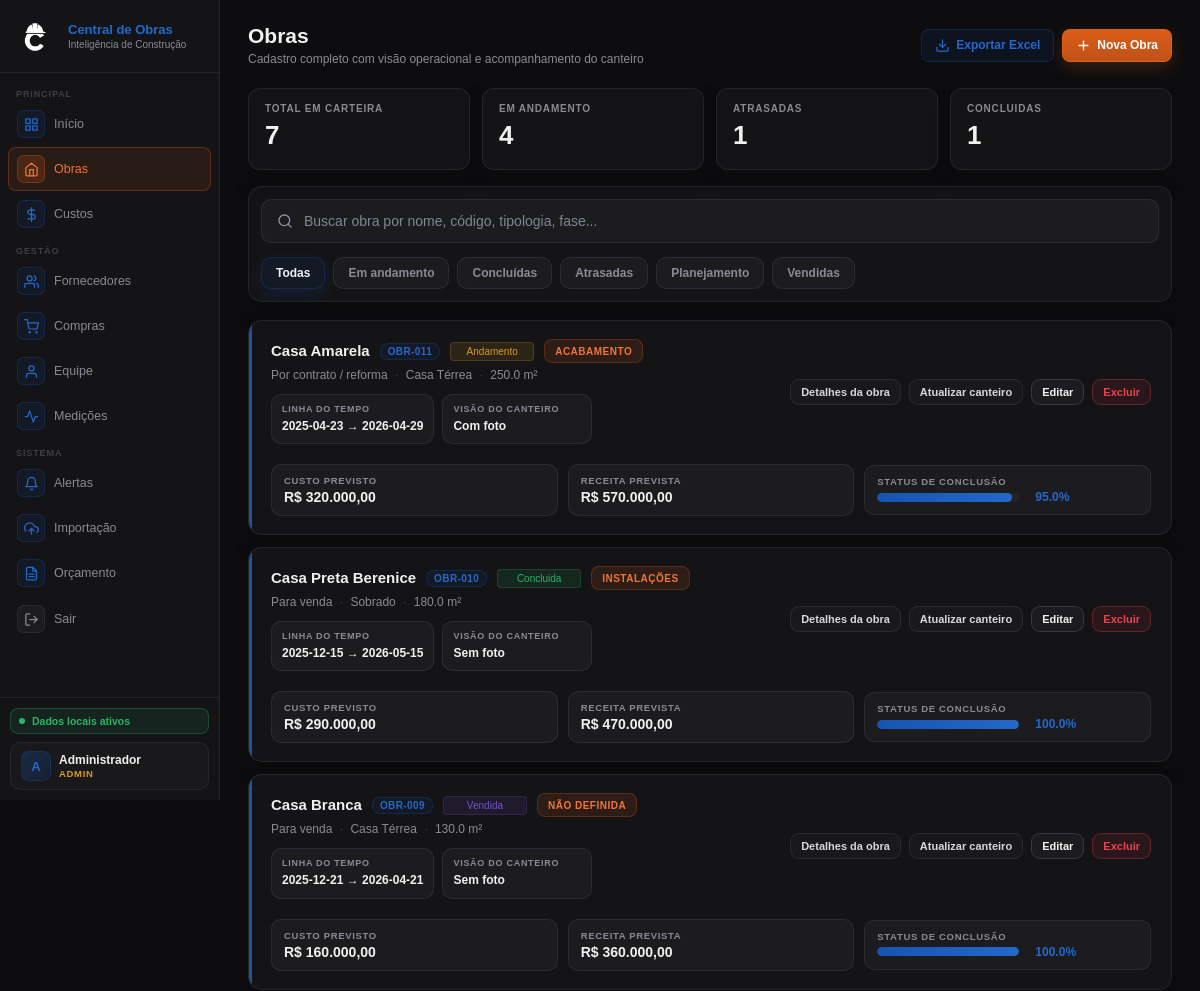
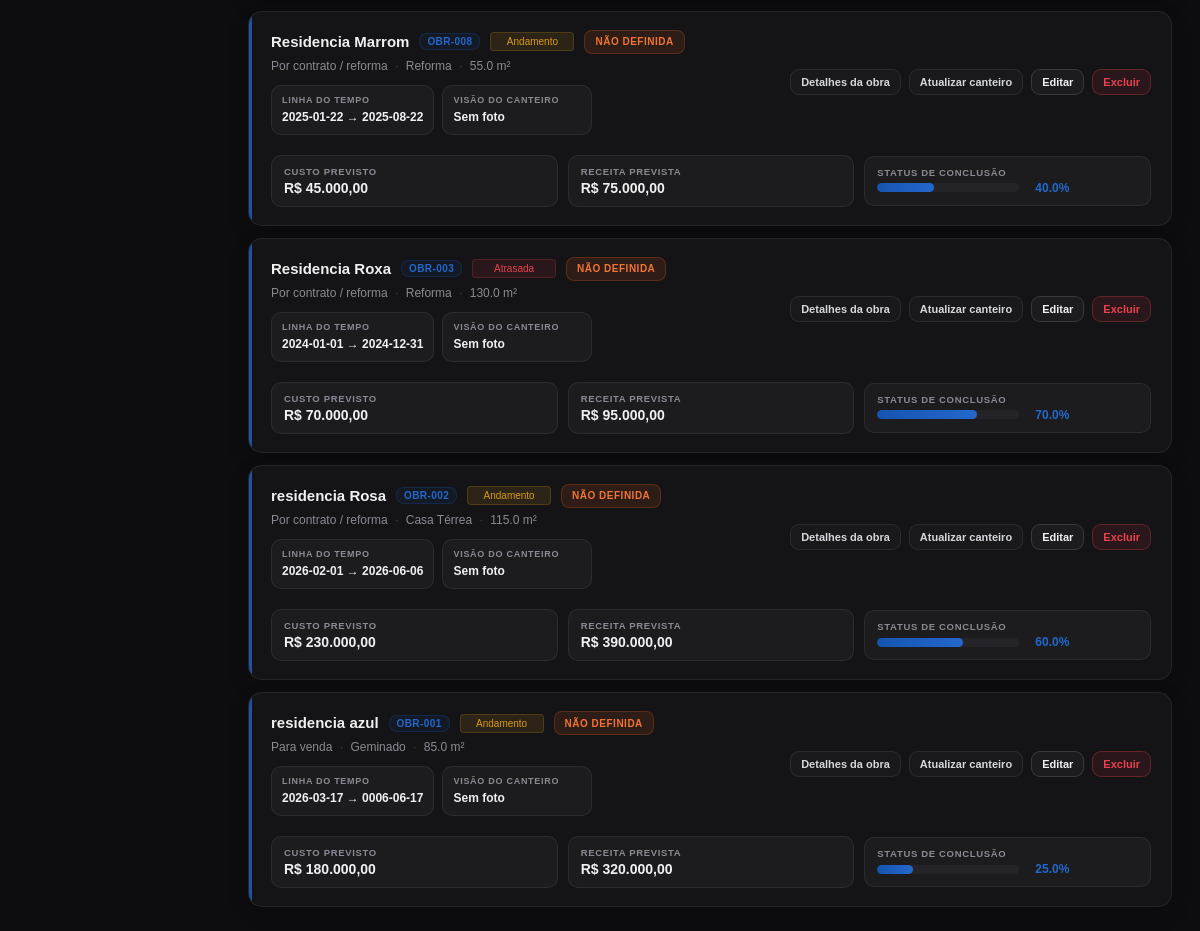
/obras (signed in), run on the app's committed database (2 pictures, top to bottom).
### tables this page shows
CREATE TABLE obras (
    id INTEGER PRIMARY KEY AUTOINCREMENT,
    codigo TEXT NOT NULL UNIQUE,
    nome TEXT NOT NULL,
    endereco TEXT,
    tipologia TEXT,
    area_m2 REAL,
    data_inicio TEXT,
    data_fim_prevista TEXT,
    orcamento REAL DEFAULT 0,
    receita_total REAL DEFAULT 0,
    progresso_percentual REAL DEFAULT 0,
    status TEXT NOT NULL DEFAULT 'planejamento',
    criado_em TIMESTAMP DEFAULT CURRENT_TIMESTAMP
, tipo_obra TEXT NOT NULL DEFAULT 'contrato', token_publico TEXT, fase_obra TEXT, observacao_responsavel TEXT, foto_capa TEXT);

### routes/obras_routes.py (the view)
@obras_bp.route("/obras")
def obras():
    if not usuario_logado() or not eh_leitura():
        return redirect(url_for("auth_bp.login"))
    filtros = obter_filtros_obras()
    lista_obras = buscar_obras_filtradas(busca=filtros["busca"], status=filtros["status"])
    proximo_codigo = gerar_codigo_obra()
    return render_template(
        "obras.html",
        obras=lista_obras,
        proximo_codigo=proximo_codigo,
        filtro_busca=filtros["busca"],
        filtro_status=filtros["status"]
    )

### app.py (called while the page is built)
@app.context_processor
def inject_helpers():
    return dict(
        formatar_moeda=formatar_moeda,
        calcular_media_fornecedor=calcular_media_fornecedor,
        formatar_tipo_obra=formatar_tipo_obra,
        eh_admin=eh_admin,
        eh_gestor=eh_gestor,
        eh_leitura=eh_leitura,
        usuario_perfil=usuario_perfil,
    )

### auth.py (called while the page is built)
def usuario_logado():
    return "usuario_id" in session

def usuario_perfil():
    return session.get("usuario_perfil", "")

def eh_admin():
    return usuario_perfil() == "admin"

def eh_gestor():
    return usuario_perfil() in ["admin", "gestor"]

def eh_leitura():
    return usuario_perfil() in ["admin", "gestor", "leitura"]

### database.py (called while the page is built)
def get_connection():
    conn = sqlite3.connect(DB_PATH)
    conn.row_factory = sqlite3.Row
    return conn

def query_all(sql, params=()):
    conn = get_connection()
    cursor = conn.execute(sql, params)
    rows = cursor.fetchall()
    conn.close()
    return rows

### routes/obras_routes.py (called while the page is built, shortened)
def gerar_codigo_obra():
    obras = query_all("SELECT codigo FROM obras WHERE codigo IS NOT NULL AND codigo != ''")
    maior_numero = 0
    padrao = re.compile(r"^OBR-(\d+)$", re.IGNORECASE)
    for obra in obras:
        codigo = (obra["codigo"] or "").strip()
        match = padrao.match(codigo)
        if match:
            numero = int(match.group(1))
            if numero > maior_numero:
                maior_numero = numero
    return f"OBR-{maior_numero + 1:03d}"

def obter_filtros_obras():
    return {
        "busca": request.args.get("busca", "").strip(),
        "status": request.args.get("status", "").strip().lower(),
    }

def buscar_obras_filtradas(busca="", status=""):
    lista_obras = query_all("SELECT * FROM obras ORDER BY id DESC")
    if status and status != "todas":
        lista_obras = [
            o for o in lista_obras
            if (o["status"] or "").lower() == status
        ]
    return lista_obras

### utils.py (called while the page is built)
def formatar_moeda(valor):
    if valor is None:
        valor = 0
    return f"R$ {valor:,.2f}".replace(",", "X").replace(".", ",").replace("X", ".")

def formatar_tipo_obra(tipo_obra):
    if (tipo_obra or "contrato") == "venda":
        return "Para venda"
    return "Por contrato / reforma"

### templates/obras.html (shortened to what this page needs)
{% extends "base.html" %}
{% block content %}
<div class="hdr">
    <div>
        <h1>Obras</h1>
        <p>Cadastro completo com visão operacional e acompanhamento do canteiro</p>
    </div>
    <div class="hdr-right">
        <a id="linkExportarObras"
            href="{{ url_for('obras_bp.obras_exportar', busca=filtro_busca, status=filtro_status) }}"
            class="btn btn-success">
            <svg width="15" height="15" viewBox="0 0 24 24" fill="none" stroke="currentColor" stroke-width="2"
                stroke-linecap="round" stroke-linejoin="round">
                <path d="M21 15v4a2 2 0 0 1-2 2H5a2 2 0 0 1-2-2v-4" />
                <polyline points="7 10 12 15 17 10" />
                <line x1="12" y1="15" x2="12" y2="3" />
            </svg>
            Exportar Excel
        </a>
        {% if eh_gestor() %}
        <button class="btn btn-primary" onclick="abrirModalObra()">
            <svg width="15" height="15" viewBox="0 0 24 24" fill="none" stroke="currentColor" stroke-width="2.2"
                stroke-linecap="round" stroke-linejoin="round">
                <line x1="12" y1="5" x2="12" y2="19" />
                <line x1="5" y1="12" x2="19" y2="12" />
            </svg>
            Nova Obra
        </button>
        {% endif %}
    </div>
</div>
<div class="obras-summary-strip">
    <div class="obras-summary-card">
        <span>Total em carteira</span>
        <strong>{{ obras|length }}</strong>
    </div>
    <div class="obras-summary-card">
        <span>Em andamento</span>
        <strong>{{ obras|selectattr('status', 'equalto', 'andamento')|list|length }}</strong>
    </div>
    <div class="obras-summary-card">
        <span>Atrasadas</span>
        <strong>{{ obras|selectattr('status', 'equalto', 'atrasada')|list|length }}</strong>
    </div>
    <div class="obras-summary-card">
        <span>Concluidas</span>
        <strong>{{ obras|selectattr('status', 'equalto', 'concluida')|list|length }}</strong>
    </div>
</div>
<div class="obras-toolbar obras-toolbar--saas">
    <div class="obras-search-wrap">
        <span class="obras-search-icon obras-search-icon--svg">
        </span>
        <input type="text" id="obraSearch" class="obras-search-input"
            placeholder="Buscar obra por nome, código, tipologia, fase..." value="{{ filtro_busca or '' }}">
    </div>
    <div class="obras-status-chips" id="obrasStatusChips">
        <button type="button" class="obra-chip {% if not filtro_status or filtro_status == 'todas' %}active{% endif %}"
            data-status="todas">Todas</button>
        <button type="button" class="obra-chip {% if filtro_status == 'andamento' %}active{% endif %}"
            data-status="andamento">Em andamento</button>
        <button type="button" class="obra-chip {% if filtro_status == 'concluida' %}active{% endif %}"
            data-status="concluida">Concluídas</button>
        <button type="button" class="obra-chip {% if filtro_status == 'atrasada' %}active{% endif %}"
            data-status="atrasada">Atrasadas</button>
        <button type="button" class="obra-chip {% if filtro_status == 'planejamento' %}active{% endif %}"
            data-status="planejamento">Planejamento</button>
        <button type="button" class="obra-chip {% if filtro_status == 'vendida' %}active{% endif %}"
            data-status="vendida">Vendidas</button>
    </div>
</div>
<div class="obras-cards" id="obrasCards">
    {% for obra in obras %}
    {% set fase_atual = obra.fase_obra if obra.fase_obra is defined and obra.fase_obra else 'Não definida' %}
    {% set observacao_canteiro = obra.observacao_responsavel if obra.observacao_responsavel is defined and
    obra.observacao_responsavel else '' %}
    {% set foto_capa = obra.foto_capa if obra.foto_capa is defined and obra.foto_capa else '' %}
    <div class="obra-card" data-status="{{ obra.status or '' }}"
        data-search="{{ (obra.codigo or '')|lower }} {{ (obra.nome or '')|lower }} {{ (obra.tipologia or '')|lower }} {{ (obra.endereco or '')|lower }} {{ (obra.tipo_obra or '')|lower }} {{ (fase_atual or '')|lower }} {{ (observacao_canteiro or '')|lower }}">
        <div class="obra-card-main">
            <div class="obra-card-identity">
                <div class="obra-card-title-row">
                    <a href="{{ url_for('obras_bp.obra_detalhe', codigo=obra.codigo) }}" class="obra-card-nome">
                        {{ obra.nome }}
                    </a>
                    <span class="obra-card-codigo">{{ obra.codigo }}</span>
                    <span class="badge {{ obra.status }}">{{ obra.status }}</span>
                    <span class="obra-fase-pill">{{ fase_atual }}</span>
                </div>
                <div class="obra-card-subtitle">
                    <span>{{ formatar_tipo_obra(obra.tipo_obra) }}</span>
                    {% if obra.tipologia %}<span class="obra-card-dot">·</span><span>{{ obra.tipologia }}</span>{% endif
                    %}
                    {% if obra.area_m2 %}<span class="obra-card-dot">·</span><span>{{ obra.area_m2 }} m²</span>{% endif
                    %}
                </div>
                <div class="obra-card-canteiro-meta">
                    <div class="obra-canteiro-mini">
                        <span class="obra-canteiro-mini-label">Linha do tempo</span>
                        <strong>{{ obra.data_inicio or "início livre" }} → {{ obra.data_fim_prevista or "fim livre"
                            }}</strong>
                    </div>
                    <div class="obra-canteiro-mini">
                        <span class="obra-canteiro-mini-label">Visão do canteiro</span>
                        <strong>{% if foto_capa %}Com foto{% else %}Sem foto{% endif %}</strong>
                    </div>
                </div>
            </div>
            <div class="obra-card-kpis">
                <div class="obra-kv">
                    <div class="obra-kv-label">Custo previsto</div>
                    <div class="obra-kv-value">{{ formatar_moeda(obra.orcamento) }}</div>
                </div>
                <div class="obra-kv">
                    <div class="obra-kv-label">Receita prevista</div>
                    <div class="obra-kv-value">{{ formatar_moeda(obra.receita_total) }}</div>
                </div>
                <div class="obra-kv obra-kv--progress">
                    <div class="obra-kv-label">Status de conclusão</div>
                    <div class="obra-kv-progress-row">
                        <div class="progress-bar-bg obra-progress-wide">
                            <div class="progress-bar-fill progress-dinamica"
                                data-width="{{ obra.progresso_percentual or 0 }}"></div>
                        </div>
                        <span class="obra-kv-pct">{{ obra.progresso_percentual or 0 }}%</span>
                    </div>
                </div>
            </div>
            <div class="obra-card-actions">
                <a href="{{ url_for('obras_bp.obra_detalhes', codigo=obra.codigo) }}"
                    class="btn btn-small btn-ghost">Detalhes da obra</a>
                <a href="{{ url_for('obras_bp.obra_detalhe', codigo=obra.codigo) }}" class="btn btn-small btn-ghost">
                    Atualizar canteiro
                </a>
                {% if eh_gestor() %}
                <button class="btn btn-small" type="button"
                    onclick="abrirModalEditarObra('{{ obra.id }}')">Editar</button>
                {% endif %}
                {% if eh_admin() %}
                <form method="POST" action="{{ url_for('obras_bp.excluir_obra', obra_id=obra.id) }}"
                    onsubmit="return confirm('Deseja realmente excluir esta obra?');" style="margin:0;">
                    <button type="submit" class="btn btn-small btn-danger">Excluir</button>
                </form>
                {% endif %}
            </div>
        </div>
    </div>
    {% else %}
    <div class="obras-empty-state">Nenhuma obra cadastrada ainda.</div>
    {% endfor %}
</div>
{% endblock %}

### data on the page
obras: nome "Casa Amarela", codigo "OBR-011", status "Andamento", fase_obra "ACABAMENTO", tipo_obra "Por contrato / reforma", tipologia "Casa Térrea", area_m2 "250.0", data_inicio "2025-04-23", data_fim_prevista "2026-04-29", shows "Com foto", orcamento "R$ 320.000,00", receita_total "R$ 570.000,00", progresso_percentual "95.0"
obras: nome "Casa Preta Berenice", codigo "OBR-010", status "Concluida", fase_obra "INSTALAÇÕES", tipo_obra "Para venda", tipologia "Sobrado", area_m2 "180.0", data_inicio "2025-12-15", data_fim_prevista "2026-05-15", shows "Sem foto", orcamento "R$ 290.000,00", receita_total "R$ 470.000,00", progresso_percentual "100.0"
obras: nome "Casa Branca", codigo "OBR-009", status "Vendida", fase_atual "NÃO DEFINIDA", tipo_obra "Para venda", tipologia "Casa Térrea", area_m2 "130.0", data_inicio "2025-12-21", data_fim_prevista "2026-04-21", shows "Sem foto", orcamento "R$ 160.000,00", receita_total "R$ 360.000,00", progresso_percentual "100.0"
obras: nome "Residencia Marrom", codigo "OBR-008", status "Andamento", fase_atual "NÃO DEFINIDA", tipo_obra "Por contrato / reforma", tipologia "Reforma", area_m2 "55.0", data_inicio "2025-01-22", data_fim_prevista "2025-08-22", shows "Sem foto", orcamento "R$ 45.000,00", receita_total "R$ 75.000,00", progresso_percentual "40.0"
obras: nome "Residencia Roxa", codigo "OBR-003", status "Atrasada", fase_atual "NÃO DEFINIDA", tipo_obra "Por contrato / reforma", tipologia "Reforma", area_m2 "130.0", data_inicio "2024-01-01", data_fim_prevista "2024-12-31", shows "Sem foto", orcamento "R$ 70.000,00", receita_total "R$ 95.000,00", progresso_percentual "70.0"
obras: nome "residencia Rosa", codigo "OBR-002", status "Andamento", fase_atual "NÃO DEFINIDA", tipo_obra "Por contrato / reforma", tipologia "Casa Térrea", area_m2 "115.0", data_inicio "2026-02-01", data_fim_prevista "2026-06-06", shows "Sem foto", orcamento "R$ 230.000,00", receita_total "R$ 390.000,00", progresso_percentual "60.0"
obras: nome "residencia azul", codigo "OBR-001", status "Andamento", fase_atual "NÃO DEFINIDA", tipo_obra "Para venda", tipologia "Geminado", area_m2 "85.0", data_inicio "2026-03-17", data_fim_prevista "0006-06-17", shows "Sem foto", orcamento "R$ 180.000,00", receita_total "R$ 320.000,00", progresso_percentual "25.0"

### other printed values
{{ session.get('usuario_nome', 'U')[0] | upper }} "A"
{{ session.get('usuario_nome', 'Usuário') }} "Administrador"
{{ usuario_perfil() or 'sem perfil' }} "ADMIN"
{{ obras|length }} "7"
{{ obras|selectattr('status', 'equalto', 'andamento')|list|length }} "4"
{{ obras|selectattr('status', 'equalto', 'atrasada')|list|length }} "1"
{{ obras|selectattr('status', 'equalto', 'concluida')|list|length }} "1"
